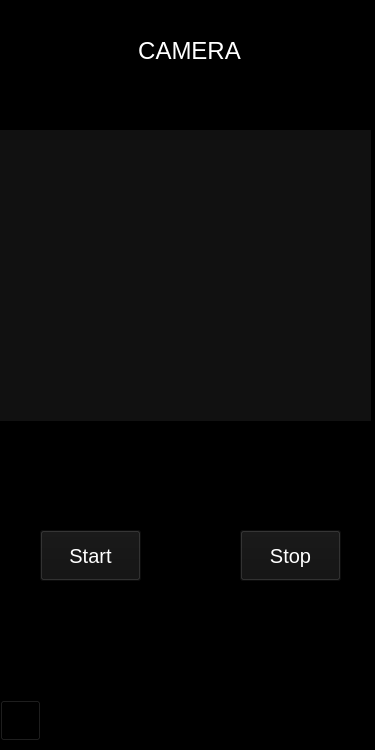
<?xml version="1.0" encoding="UTF-8"?>
<ui version="4.0">
 <class>MainWindow</class>
 <widget class="QMainWindow" name="MainWindow">
  <property name="geometry">
   <rect>
    <x>0</x>
    <y>0</y>
    <width>375</width>
    <height>750</height>
   </rect>
  </property>
  <property name="windowTitle">
   <string>MainWindow</string>
  </property>
  <property name="styleSheet">
   <string notr="true">background-color: rgb(0, 0, 0);</string>
  </property>
  <widget class="QWidget" name="centralwidget">
   <widget class="QLabel" name="label">
    <property name="geometry">
     <rect>
      <x>0</x>
      <y>130</y>
      <width>371</width>
      <height>291</height>
     </rect>
    </property>
    <property name="styleSheet">
     <string notr="true">background-color: rgb(17, 17, 17);</string>
    </property>
    <property name="text">
     <string/>
    </property>
   </widget>
   <widget class="QPushButton" name="pushButton">
    <property name="geometry">
     <rect>
      <x>40</x>
      <y>530</y>
      <width>101</width>
      <height>51</height>
     </rect>
    </property>
    <property name="font">
     <font>
      <pointsize>15</pointsize>
     </font>
    </property>
    <property name="styleSheet">
     <string notr="true">QPushButton#pushButton{
	color: rgb(255, 255, 255);
	background-color: rgb(17, 17, 17);

}
QPushButton#pushButton:hover{
	background-color: rgb(22, 22, 22);
	
}
QPushButton#pushButton:pressed{
	padding-left:5px;
	padding-top:5px;
	background-color: rgb(22, 22, 22);
}

</string>
    </property>
    <property name="text">
     <string>Start</string>
    </property>
   </widget>
   <widget class="QPushButton" name="pushButton_2">
    <property name="geometry">
     <rect>
      <x>240</x>
      <y>530</y>
      <width>101</width>
      <height>51</height>
     </rect>
    </property>
    <property name="font">
     <font>
      <pointsize>15</pointsize>
     </font>
    </property>
    <property name="styleSheet">
     <string notr="true">QPushButton#pushButton_2{
	color: rgb(255, 255, 255);
	background-color: rgb(17, 17, 17);

}
QPushButton#pushButton_2:hover{
	background-color: rgb(22, 22, 22);
	
}
QPushButton#pushButton_2:pressed{
	padding-left:5px;
	padding-top:5px;
	background-color: rgb(22, 22, 22);
}
</string>
    </property>
    <property name="text">
     <string>Stop</string>
    </property>
   </widget>
   <widget class="QPushButton" name="pushButton_3">
    <property name="geometry">
     <rect>
      <x>0</x>
      <y>700</y>
      <width>41</width>
      <height>41</height>
     </rect>
    </property>
    <property name="styleSheet">
     <string notr="true">background-image: url(:/newPrefix/trove.png);</string>
    </property>
    <property name="text">
     <string/>
    </property>
   </widget>
   <widget class="QLabel" name="label_2">
    <property name="geometry">
     <rect>
      <x>104</x>
      <y>30</y>
      <width>171</width>
      <height>41</height>
     </rect>
    </property>
    <property name="font">
     <font>
      <pointsize>18</pointsize>
      <weight>50</weight>
      <bold>false</bold>
     </font>
    </property>
    <property name="styleSheet">
     <string notr="true">color: rgb(255, 255, 255);</string>
    </property>
    <property name="text">
     <string>CAMERA</string>
    </property>
    <property name="alignment">
     <set>Qt::AlignCenter</set>
    </property>
   </widget>
   <widget class="QLabel" name="label_3">
    <property name="geometry">
     <rect>
      <x>310</x>
      <y>20</y>
      <width>51</width>
      <height>51</height>
     </rect>
    </property>
    <property name="styleSheet">
     <string notr="true">background-image: url(:/newPrefix/icons8_bullet_camera_48px.png);</string>
    </property>
    <property name="text">
     <string/>
    </property>
   </widget>
  </widget>
 </widget>
 <resources>
  <include location="buttonn.qrc"/>
 </resources>
 <connections/>
</ui>
